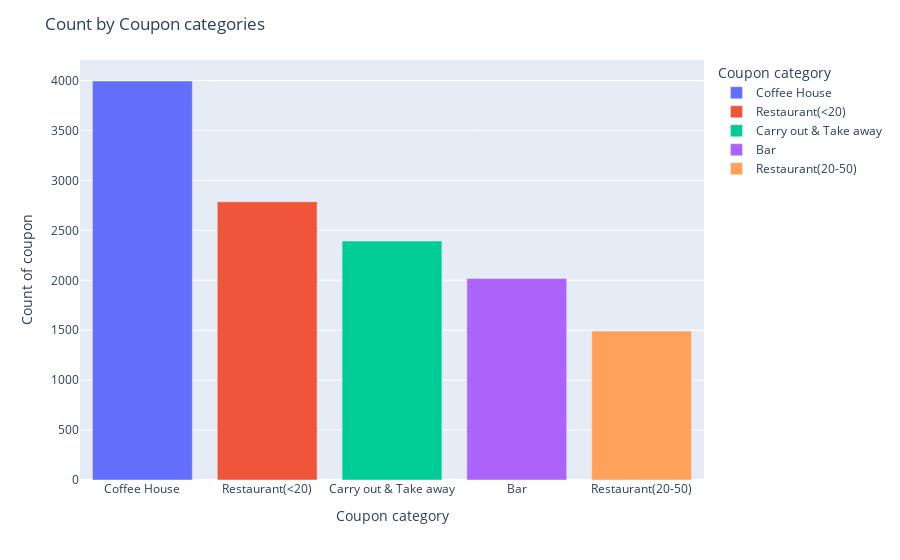

This figure's notebook cell:
### Markdown cell above
5. Use a bar plot to visualize the `coupon` column.

### Code cell
coupon_count = data['coupon'].value_counts()
print(f'Coupon counts by category: \n{coupon_count}')

coupon_fig = px.bar(coupon_count, x=coupon_count.index, y=coupon_count.values, color=coupon_count.index)
coupon_fig.update_layout(
    title="Count by Coupon categories",
    xaxis_title="Coupon category",
    yaxis_title="Count of coupon",
    legend_title="Coupon category")
coupon_fig.show()

### Figure 1 — Plotly figure (JSON) as saved in the notebook; plotly's stock layout.template omitted (floating-point values rounded to 4 significant figures)
{"data": [{"alignmentgroup": "True", "hovertemplate": "coupon=%{x}<br>y=%{y}<extra></extra>", "legendgroup": "Coffee House", "marker": {"color": "#636efa", "pattern": {"shape": ""}}, "name": "Coffee House", "offsetgroup": "Coffee House", "orientation": "v", "showlegend": true, "textposition": "auto", "type": "bar", "x": ["Coffee House"], "xaxis": "x", "y": [3996], "yaxis": "y"}, {"alignmentgroup": "True", "hovertemplate": "coupon=%{x}<br>y=%{y}<extra></extra>", "legendgroup": "Restaurant(<20)", "marker": {"color": "#EF553B", "pattern": {"shape": ""}}, "name": "Restaurant(<20)", "offsetgroup": "Restaurant(<20)", "orientation": "v", "showlegend": true, "textposition": "auto", "type": "bar", "x": ["Restaurant(<20)"], "xaxis": "x", "y": [2786], "yaxis": "y"}, {"alignmentgroup": "True", "hovertemplate": "coupon=%{x}<br>y=%{y}<extra></extra>", "legendgroup": "Carry out & Take away", "marker": {"color": "#00cc96", "pattern": {"shape": ""}}, "name": "Carry out & Take away", "offsetgroup": "Carry out & Take away", "orientation": "v", "showlegend": true, "textposition": "auto", "type": "bar", "x": ["Carry out & Take away"], "xaxis": "x", "y": [2393], "yaxis": "y"}, {"alignmentgroup": "True", "hovertemplate": "coupon=%{x}<br>y=%{y}<extra></extra>", "legendgroup": "Bar", "marker": {"color": "#ab63fa", "pattern": {"shape": ""}}, "name": "Bar", "offsetgroup": "Bar", "orientation": "v", "showlegend": true, "textposition": "auto", "type": "bar", "x": ["Bar"], "xaxis": "x", "y": [2017], "yaxis": "y"}, {"alignmentgroup": "True", "hovertemplate": "coupon=%{x}<br>y=%{y}<extra></extra>", "legendgroup": "Restaurant(20-50)", "marker": {"color": "#FFA15A", "pattern": {"shape": ""}}, "name": "Restaurant(20-50)", "offsetgroup": "Restaurant(20-50)", "orientation": "v", "showlegend": true, "textposition": "auto", "type": "bar", "x": ["Restaurant(20-50)"], "xaxis": "x", "y": [1492], "yaxis": "y"}], "layout": {"autosize": true, "barmode": "relative", "legend": {"title": {"text": "Coupon category"}, "tracegroupgap": 0}, "margin": {"t": 60}, "title": {"text": "Count by Coupon categories"}, "xaxis": {"anchor": "y", "autorange": true, "categoryarray": ["Coffee House", "Restaurant(<20)", "Carry out & Take away", "Bar", "Restaurant(20-50)"], "categoryorder": "array", "domain": [0, 1], "range": [-0.5, 4.5], "title": {"text": "Coupon category"}, "type": "category"}, "yaxis": {"anchor": "x", "autorange": true, "domain": [0, 1], "range": [0, 4206.0], "title": {"text": "Count of coupon"}, "type": "linear"}}}
